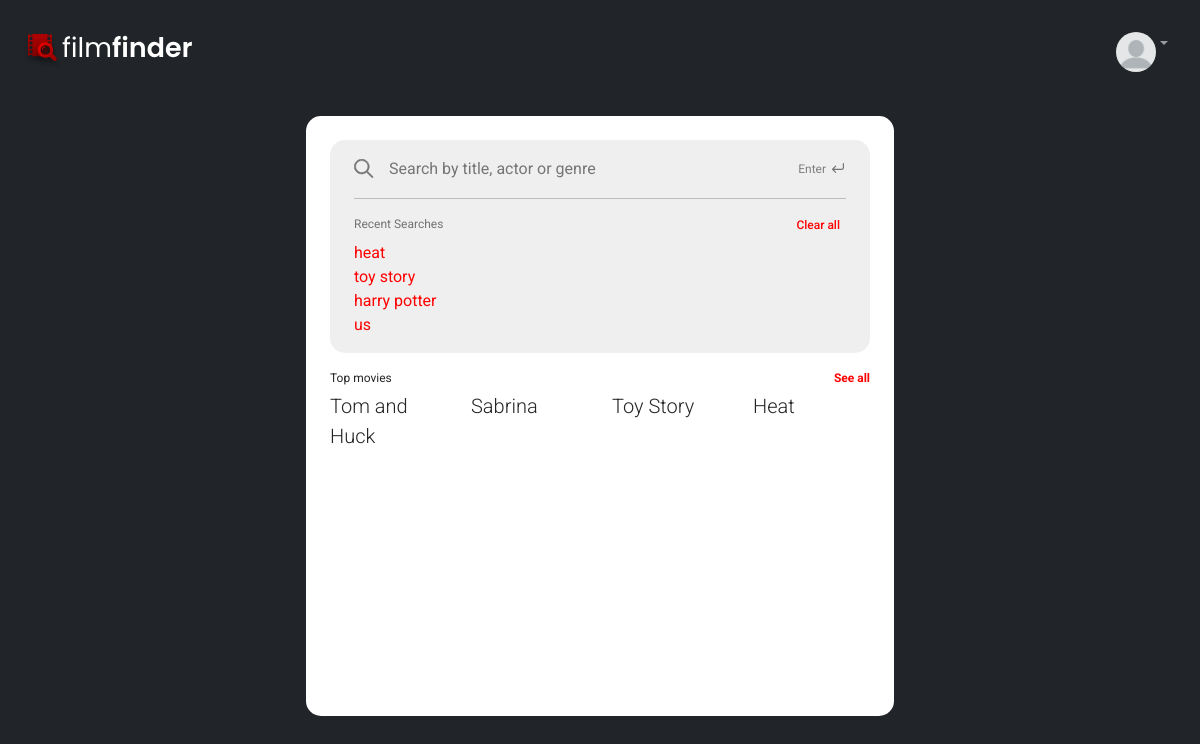
/ (signed in), run on an earlier commit of the app's database.
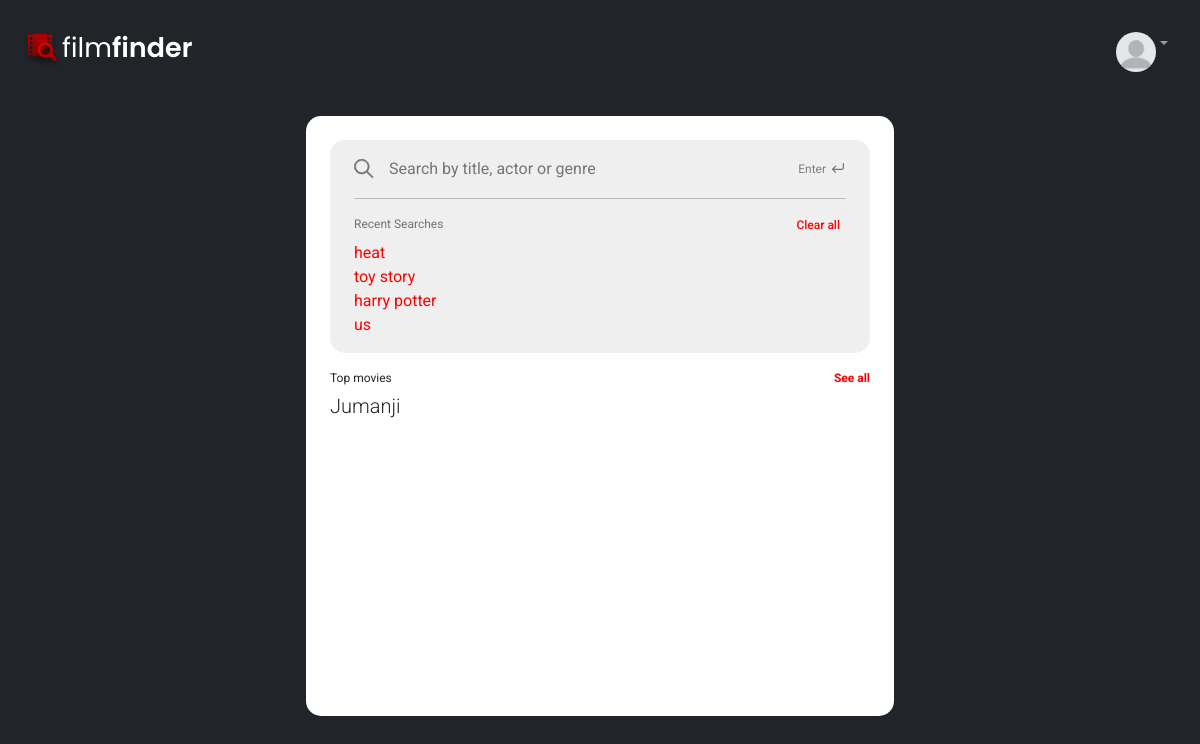
And on a later commit of the database.
### Movies/models.py (models this page shows, shortened)
class Movie(models.Model):
    movie_id    = models.AutoField(primary_key=True)
    temp_id     = models.CharField(max_length=120, blank=True, null=True)
    title       = models.CharField(max_length=120, blank=True, null=True)
    image       = models.CharField(max_length=120, blank=True, null=True)
    overview    = models.TextField(blank=True)

### filmFinder/views.py (the view)
# urls.py: path('', home_page, name="index"),
def home_page(request):
    movies = Movie.objects.all()
    genres = Genre.objects.all()
    movies_genres = MovieGenre.objects.all()
    reception = Reception.objects.all()
    movie_genre_list = []
    form = LoginForm()
    for movie in movies:
        movie_genre = movies_genres.filter(movie_id=movie.movie_id).first()
        if movie_genre is not None:
            genre = genres.get(genre_id=movie_genre.genre_id.genre_id).genre_title
        else: # If movie has no genre
            genre = "No genre"
        movie_genre_list.append([movie, genre]) # Format: [Movie Object, string]
    top_movie_ids = reception.order_by('-avgRatings', '-numRatings')[:4]
    top_movies = []
    for movie in top_movie_ids:
        top_movies.append(movies.get(movie_id=movie.movie_id.movie_id))
    context = {
        "title":"Film Finder",
        "movies": movie_genre_list,
        "top_movies": top_movies,
    }
    if request.method == 'POST':
        request.user.recent_searches = ""
        request.user.save()
    if request.user.is_authenticated:
        return render(request, "search.html", context)
    return redirect("login")

### accounts/models.py (called while the page is built)
    def get_recent_searches(self):
        return self.recent_searches

### templates/search.html (shortened to what this page needs)
{% extends 'base.html' %}
{% load static %}
{% block info %}
<div class="row align-items-center flex-grow-1 pb-5">
    <div id="box" class="col-6 box p-4">
        <div class="row pb-3">
            <div class="col-12">
                <div class="search_box py-3 px-4">
                    <form class="form" method="GET" action="{% url 'result' %}">
                        <div class="row">
                            <div class="col-9">
                                <input id="search_query" type="text" name="search" placeholder="Search by title, actor or genre" autocomplete="off">
                            </div>
                            <div class="col-3" style="display: block; text-align: right;">
                                <button id="enter" type="submit">Enter</button>
                            </div>
                        </div>
                    </form>
                    <div class="row">
                        <div id="line" class="col-12">
                        </div>
                    </div>
                    <div id="subtitle_row" class="row">
                        <div id="subtitle" class="col-6 ">
                        </div>
                        <div class="col-6 d-flex justify-content-end">
                            <form action="{% url 'index' %}" method='POST'>
                                <button id="clear_button" type="submit">
                                    Clear all
                                </button>
                            </form>
                        </div>
                    </div>
                </div>
            </div>
        </div>
        <div class="row ">
            <div class="col-10">
                <div class="subtitle pb-1">Top movies</div>
            </div>
            <div class="col-2">
                <a class="link" href="{% url 'topmovies' %}">See all</a>
            </div>
        </div>
        <div class="row">
            {% for movie in top_movies %}
            <div class="col-3 lead">
                <div class="top_movie" id='{{ movie.movie_id }}'>
                    <a class="top_movie" href="{% url 'movie' movie.movie_id %}">
                    {{movie.title}}
                    </a>
                </div>
            </div>
            {%endfor%}
        </div>
    </div>
</div>
{% endblock %}

What changed in the data, as far as the page shows it:
no longer on this page (row unchanged): Movie: title "Tom and Huck"
no longer on this page (row unchanged): Movie: title "Sabrina"
no longer on this page (row unchanged): Movie: title "Toy Story"
no longer on this page (row unchanged): Movie: title "Heat"
now on this page (row edited): Movie: title "Jumanji"
